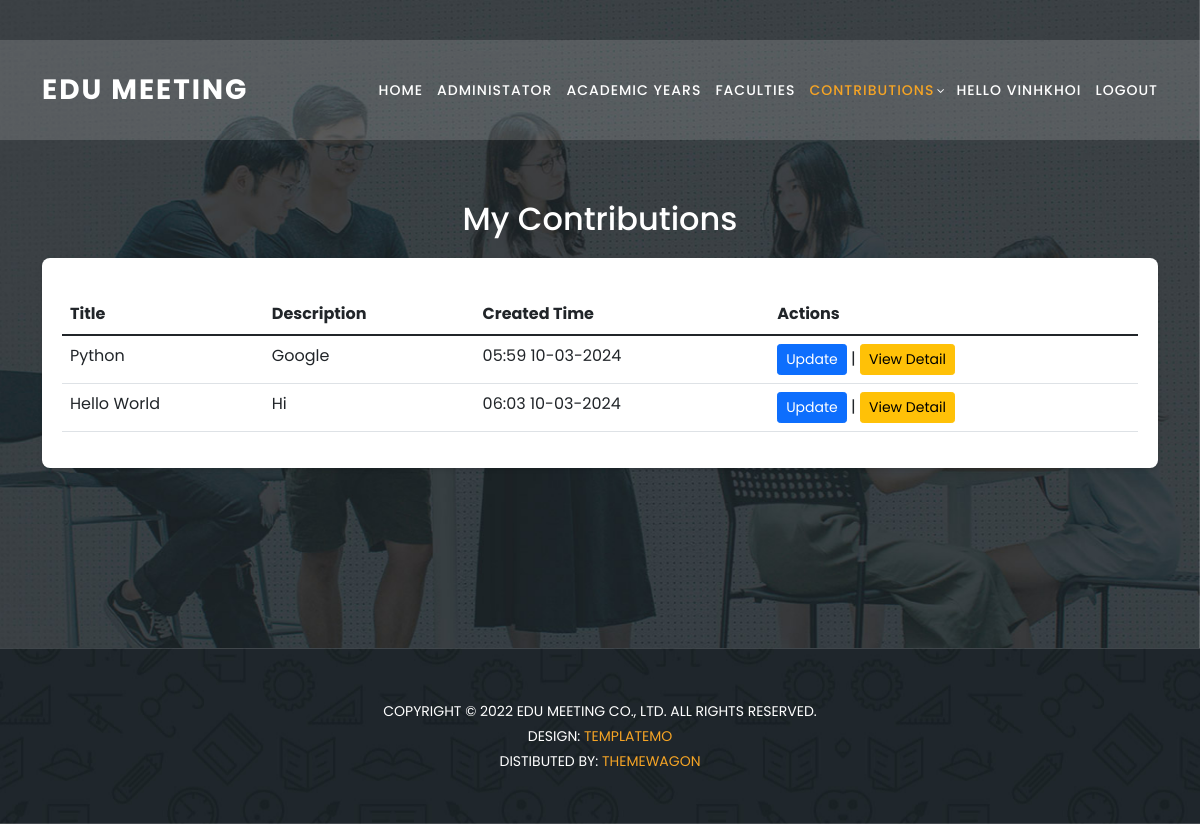
The app's page /my-contributions/ (signed in), older data.
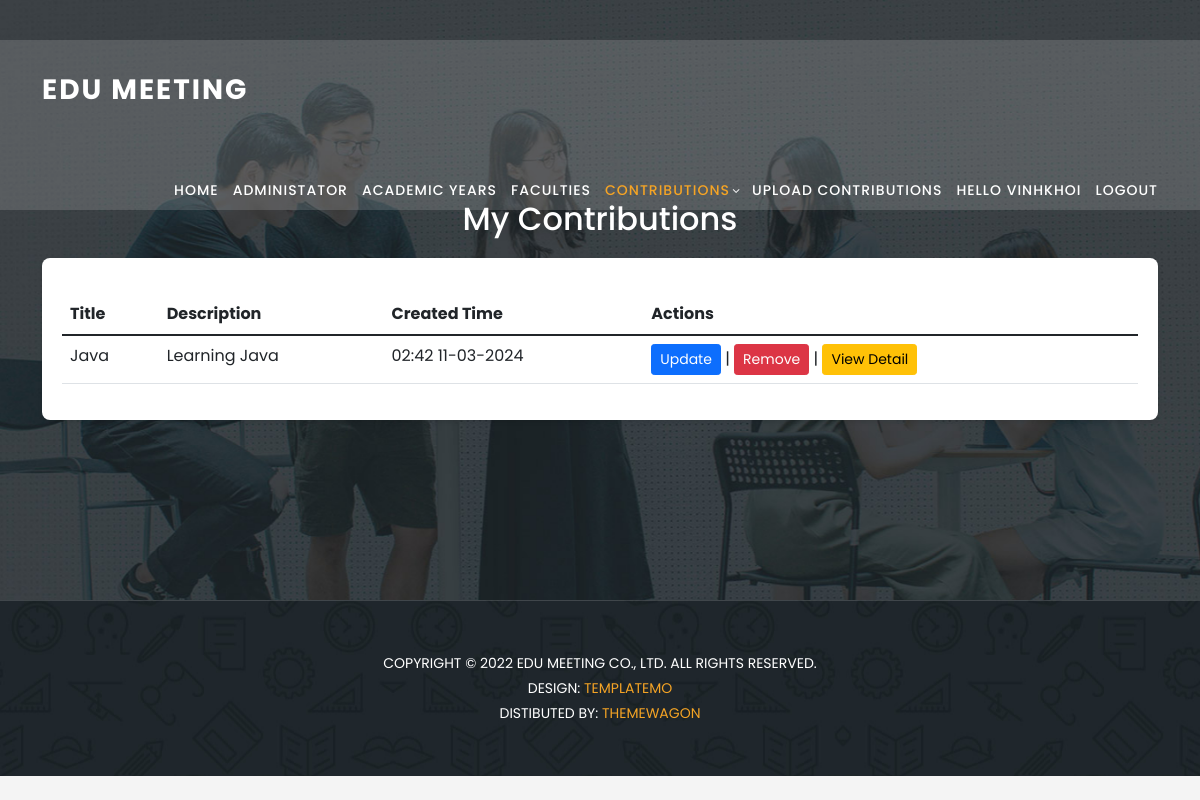
The same page, newer data.
### home/models.py (models this page shows, shortened)
class Contributions(models.Model):
    user = models.ManyToManyField(UserProfile)
    title = models.CharField(max_length=30)
    status = models.BooleanField(default = False)
    content = models.TextField(null = True)
    faculty = models.ForeignKey(Faculties,on_delete=models.CASCADE)
    term = models.BooleanField(default=False)
    createAt = models.DateTimeField(auto_now_add=True)

### home/views.py (the view)
# urls.py: path('my-contributions/', views.my_contributions, name='my_contributions'),
def my_contributions(request):
    user_profile = UserProfile.objects.get(user=request.user)
    contributions = Contributions.objects.filter(user=user_profile).prefetch_related('faculty', 'files')
    can_upload = False
    can_update = False
    if request.user.is_authenticated:
        try:
            user_profile = request.user.userprofile
            faculty = user_profile.faculty
            academic_year = faculty.academicYear if faculty else None
            if academic_year and timezone.now() < academic_year.closure:
                can_upload = True
            if academic_year and timezone.now() < academic_year.finalClosure:
                can_update = True
        except UserProfile.DoesNotExist:
            can_upload = False
            can_update = False
    context = {
        'can_upload': can_upload,
        'can_update': can_update,
        'contributions': contributions
    }
    return render(request, 'my_contribution.html', context)

### templates/my_contribution.html (shortened to what this page needs)
{%load static%}
<!DOCTYPE html>
<html lang="en">
  <head>
    <link
      href="{% static 'vendor/bootstrap/css/bootstrap.min.css' %}"
      rel="stylesheet"
    />
    <link rel="stylesheet" href="{% static 'css/fontawesome.css' %}" />
    <link
      rel="stylesheet"
      href="{% static 'css/templatemo-edu-meeting.css' %}"
    />
    <link rel="stylesheet" href="{% static 'css/owl.css' %}" />
    <link rel="stylesheet" href="{% static 'css/lightbox.css' %}" />
  </head>
  <body>
    <header class="header-area header-sticky">
      <div class="container">
        <div class="row">
          <div class="col-12">
            <nav class="main-nav">
              <a href="{% url "home" %}" class="logo">
                Edu Meeting
              </a>
              <ul class="nav">
                <li>
                  <a href="{% url "home" %}">Home</a>
                </li>
                <li>
                  <a href="{% url "statistical_analysis" %}">Administator</a>
                </li>
                <li>
                  <a href="{% url "list_academic_years" %}">Academic Years</a>
                </li>
                <li>
                  <a href="{% url "list_faculties" %}">Faculties</a>
                </li>
                <li class="has-sub">
                    <a href="javascript:void(0)" class="active">Contributions</a>
                </li>
                {% if can_upload %}
                <li>
                  <a href="{% url 'file_upload'%}">Upload Contributions</a>
                </li>
                {% endif %}
                {% if user.is_authenticated %}
                <li >
                  <a href="{%url 'profile' %}">hello {{request.user.username}}</a>
                </li>
                <li>
                  <a href="{% url 'logout'%}">Logout</a>
                </li>
                {% else %}
                <li>
                  <a href="{% url 'login' %}">Login</a>
                </li>
                {% endif %}
              </ul>
            </nav>
          </div>
        </div>
      </div>
    </header>
    <section class="apply-now" id="apply">
      <div class="container">
        <h2>My Contributions</h2>
        <form method="post" enctype="">
          <table class="table mt-3">
            <thead class="thead-dark">
              <tr>
                <th scope="col">Title</th>
                <th scope="col">Description</th>
                <th scope="col">Created Time</th>
                <th scope="col">Actions</th>
              </tr>
            </thead>
            <tbody>
            {% for contribution in contributions %}
              <tr>
                  <td>{{ contribution.title }}</td>
                  <td>{{ contribution.content|default:"No description provided" }}</td>
                  <td>{{ contribution.createAt|date:"H:i d-m-Y" }}</td>
                  <td>
                      {% if can_update %}
                      <a href="{% url 'update_contribution' pk=contribution.id %}" class="btn btn-primary btn-sm">Update</a> |
                      {% endif %}
                      {% if can_upload %}
                      <a href="{% url 'delete_contribution' contribution.id %}" class="btn btn-danger btn-sm" onclick="return confirm('Are you sure?');">Remove</a> |
                      {% endif %}
                      <a href="{% url "contributions_detail" contribution.id %}" class="btn btn-warning btn-sm">View Detail</a>
                  </td>
              </tr>
            {% empty %}
              <tr>
                  <td colspan="4">No contributions found.</td>
              </tr>
            {% endfor %}
            </tbody>
          </table>
        </form>
      </div>
    </section>
    <section class="contact-us" id="contact">
      <div class="footer">
        <p>
          Copyright © 2022 Edu Meeting Co., Ltd. All Rights Reserved.
          <br />
          Design:
          <a
            href="https://templatemo.com"
            target="_parent"
            title="free css templates"
            >TemplateMo</a>
          <br />
          Distibuted By:
          <a
            href="https://themewagon.com"
            target="_blank"
            title="Build Better UI, Faster"
            >ThemeWagon</a>
        </p>
      </div>
    </section>
  </body>
</html>

### static/css/templatemo-edu-meeting.css (style rules this page uses)
html, body, div, span, applet, object, iframe, h1, h2, h3, h4, h5, h6, p, blockquote, div pre, a, abbr, acronym, address, big, cite, code, del, dfn, em, font, img, ins, kbd, q, s, samp, small, strike, strong, sub, sup, tt, var, b, u, i, center, dl, dt, dd, ol, ul, li, figure, header, nav, section, article, aside, footer, figcaption { margin: 0; padding: 0; border: 0; outline: 0; }
ul, li { padding: 0; margin: 0; list-style: none; }
header, nav, section, article, aside, footer, hgroup { display: block; }
* { box-sizing: border-box; }
html, body { font-family: 'Poppins', sans-serif; font-weight: 400; background-color: #fff; font-size: 16px; -ms-text-size-adjust: 100%; -webkit-font-smoothing: antialiased; -moz-osx-font-smoothing: grayscale; }
a { text-decoration: none !important; color: #3CF; }
h1, h2, h3, h4, h5, h6 { margin-top: 0px; margin-bottom: 0px; }
ul { margin-bottom: 0px; }
p { font-size: 14px; line-height: 25px; color: #2a2a2a; }
html, body { background: #fff; font-family: 'Poppins', sans-serif; }
.header-area { background-color: rgba(250,250,250,0.15); position: absolute; top: 40px; left: 0; right: 0; z-index: 100; -webkit-transition: all .5s ease 0s; -moz-transition: all .5s ease 0s; -o-transition: all .5s ease 0s; transition: all .5s ease 0s; }
.header-area .main-nav { min-height: 80px; background: transparent; }
.header-area .main-nav .logo { line-height: 100px; color: #fff; font-size: 28px; font-weight: 700; text-transform: uppercase; letter-spacing: 2px; float: left; -webkit-transition: all 0.3s ease 0s; -moz-transition: all 0.3s ease 0s; -o-transition: all 0.3s ease 0s; transition: all 0.3s ease 0s; }
.header-area .main-nav .nav { float: right; margin-top: 30px; margin-right: 0px; background-color: transparent; -webkit-transition: all 0.3s ease 0s; -moz-transition: all 0.3s ease 0s; -o-transition: all 0.3s ease 0s; transition: all 0.3s ease 0s; position: relative; z-index: 999; }
.header-area .main-nav .nav li { padding-left: 15px; padding-right: 15px; }
.header-area .main-nav .nav li:last-child { padding-right: 0px; }
.header-area .main-nav .nav li a { display: block; font-weight: 500; font-size: 14px; text-transform: uppercase; color: #fff; -webkit-transition: all 0.3s ease 0s; -moz-transition: all 0.3s ease 0s; -o-transition: all 0.3s ease 0s; transition: all 0.3s ease 0s; height: 40px; line-height: 40px; border: transparent; letter-spacing: 1px; }
.header-area .main-nav .nav li:hover a, .header-area .main-nav .nav li a.active { color: #f5a425!important; }
.header-area .main-nav .nav li.has-sub { position: relative; padding-right: 15px; }
.header-area .main-nav .nav li.has-sub:after { font-family: FontAwesome; content: "\f107"; font-size: 12px; color: #fff; position: absolute; right: 5px; top: 12px; }
.header-area.header-sticky { min-height: 80px; }
.header-area .nav { margin-top: 30px; }
.header-area.header-sticky .nav li a.active { color: #f5a425; }
@media (max-width: 1200px) { .header-area .main-nav .nav li { padding-left: 7px; padding-right: 7px; } }
@media (max-width: 1200px) { .header-area .main-nav:before { display: none; } }
@media (min-width: 767px) { .header-area .main-nav .nav { display: flex !important; } }
section.apply-now { background-image: url(../images/apply-bg.jpg); background-position: center center; background-attachment: fixed; background-repeat: no-repeat; background-size: cover; padding: 180px 0px; }
section.contact-us { background-image: url(../images/meetings-bg.jpg); background-position: center center; background-attachment: fixed; background-repeat: no-repeat; background-size: cover; }
.footer { text-align: center; border-top: 1px solid rgba(250,250,250,0.15); padding: 50px 0px; }
.footer p { text-transform: uppercase; font-size: 14px; color: #fff; }
.footer p a { color: #f5a425; }

### templates/my_contribution.html (style rules this page uses)
body { background-color: #f4f4f4; margin: 0; padding: 0; height: 100vh; }
form { background: #fff; padding: 20px; border-radius: 8px; box-shadow: 0 2px 4px rgba(0, 0, 0, 0.1); max-width: 2000px; margin: auto; }
h2 { text-align: center; color: #fff; margin: 20px 0; }

Row changes from the older to the newer data that the page shows:
removed Contributions: title "Python", content "Google", createAt "05:59 10-03-2024"
removed Contributions: title "Hello World", content "Hi", createAt "06:03 10-03-2024"
added Contributions: title "Java", content "Learning Java", createAt "02:42 11-03-2024", shows "Remove"
Text that changed along with them:
text now shown: "UPLOAD CONTRIBUTIONS"
